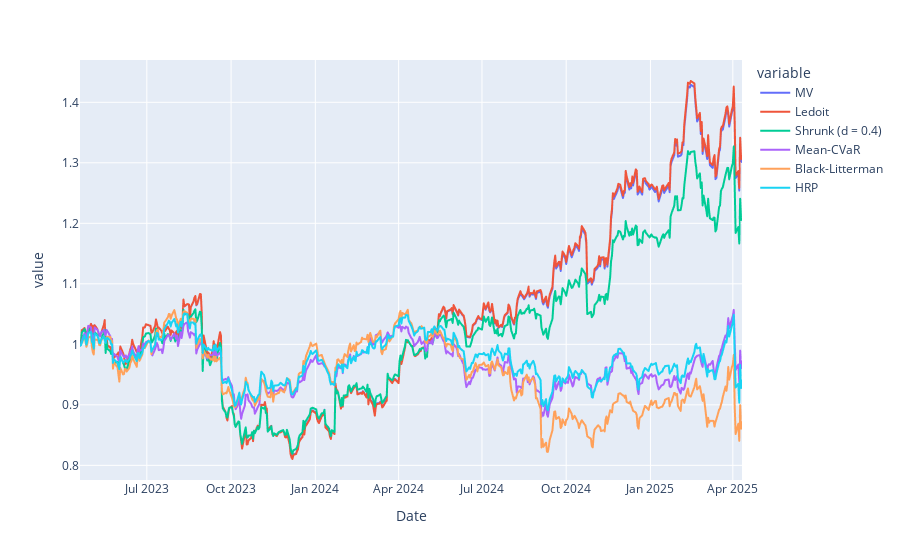

The notebook cell this image was saved under:
### Code cell
out_of_sample = {
    'MV': sum(returns_test[ticker] * weights_classic[ticker] for ticker in prices.columns),
    'Ledoit': sum(returns_test[ticker] * weights_ledoit[ticker] for ticker in prices.columns),
    'Shrunk (d = 0.4)': sum(returns_test[ticker] * weights_shrink[ticker] for ticker in prices.columns),
    'Mean-CVaR': sum(returns_test[ticker] * weights_cvar[ticker] for ticker in prices.columns),
    'Black-Litterman': sum(returns_test[ticker] * weights_bl[ticker] for ticker in prices.columns),
    'HRP': sum(returns_test[ticker] * weights_hrp[ticker] for ticker in prices.columns)
}

out_of_sample_returns = pd.DataFrame(out_of_sample)
out_of_sample_cumulative_returns = (1 + out_of_sample_returns).cumprod()
out_of_sample_cumulative_returns_max = out_of_sample_cumulative_returns.cummax()
out_of_sample_drawdowns = (out_of_sample_cumulative_returns - out_of_sample_cumulative_returns_max)/out_of_sample_cumulative_returns_max

px.line(out_of_sample_cumulative_returns)

### Figure 1 — Plotly figure (JSON) as saved in the notebook; plotly's stock layout.template omitted (floating-point values rounded to 4 significant figures; data arrays with more than 128 entries replaced by an {"elided": "..."} marker saying what was removed)
{"data": [{"hovertemplate": "variable=MV<br>Date=%{x}<br>value=%{y}<extra></extra>", "legendgroup": "MV", "line": {"color": "#636efa", "dash": "solid"}, "marker": {"symbol": "circle"}, "mode": "lines", "name": "MV", "showlegend": true, "type": "scattergl", "x": {"elided": "498 str values"}, "xaxis": "x", "y": {"elided": "498 float values"}, "yaxis": "y"}, {"hovertemplate": "variable=Ledoit<br>Date=%{x}<br>value=%{y}<extra></extra>", "legendgroup": "Ledoit", "line": {"color": "#EF553B", "dash": "solid"}, "marker": {"symbol": "circle"}, "mode": "lines", "name": "Ledoit", "showlegend": true, "type": "scattergl", "x": {"elided": "498 str values"}, "xaxis": "x", "y": {"elided": "498 float values"}, "yaxis": "y"}, {"hovertemplate": "variable=Shrunk (d = 0.4)<br>Date=%{x}<br>value=%{y}<extra></extra>", "legendgroup": "Shrunk (d = 0.4)", "line": {"color": "#00cc96", "dash": "solid"}, "marker": {"symbol": "circle"}, "mode": "lines", "name": "Shrunk (d = 0.4)", "showlegend": true, "type": "scattergl", "x": {"elided": "498 str values"}, "xaxis": "x", "y": {"elided": "498 float values"}, "yaxis": "y"}, {"hovertemplate": "variable=Mean-CVaR<br>Date=%{x}<br>value=%{y}<extra></extra>", "legendgroup": "Mean-CVaR", "line": {"color": "#ab63fa", "dash": "solid"}, "marker": {"symbol": "circle"}, "mode": "lines", "name": "Mean-CVaR", "showlegend": true, "type": "scattergl", "x": {"elided": "498 str values"}, "xaxis": "x", "y": {"elided": "498 float values"}, "yaxis": "y"}, {"hovertemplate": "variable=Black-Litterman<br>Date=%{x}<br>value=%{y}<extra></extra>", "legendgroup": "Black-Litterman", "line": {"color": "#FFA15A", "dash": "solid"}, "marker": {"symbol": "circle"}, "mode": "lines", "name": "Black-Litterman", "showlegend": true, "type": "scattergl", "x": {"elided": "498 str values"}, "xaxis": "x", "y": {"elided": "498 float values"}, "yaxis": "y"}, {"hovertemplate": "variable=HRP<br>Date=%{x}<br>value=%{y}<extra></extra>", "legendgroup": "HRP", "line": {"color": "#19d3f3", "dash": "solid"}, "marker": {"symbol": "circle"}, "mode": "lines", "name": "HRP", "showlegend": true, "type": "scattergl", "x": {"elided": "498 str values"}, "xaxis": "x", "y": {"elided": "498 float values"}, "yaxis": "y"}], "layout": {"legend": {"title": {"text": "variable"}, "tracegroupgap": 0}, "margin": {"t": 60}, "xaxis": {"anchor": "y", "domain": [0, 1], "title": {"text": "Date"}}, "yaxis": {"anchor": "x", "domain": [0, 1], "title": {"text": "value"}}}}
